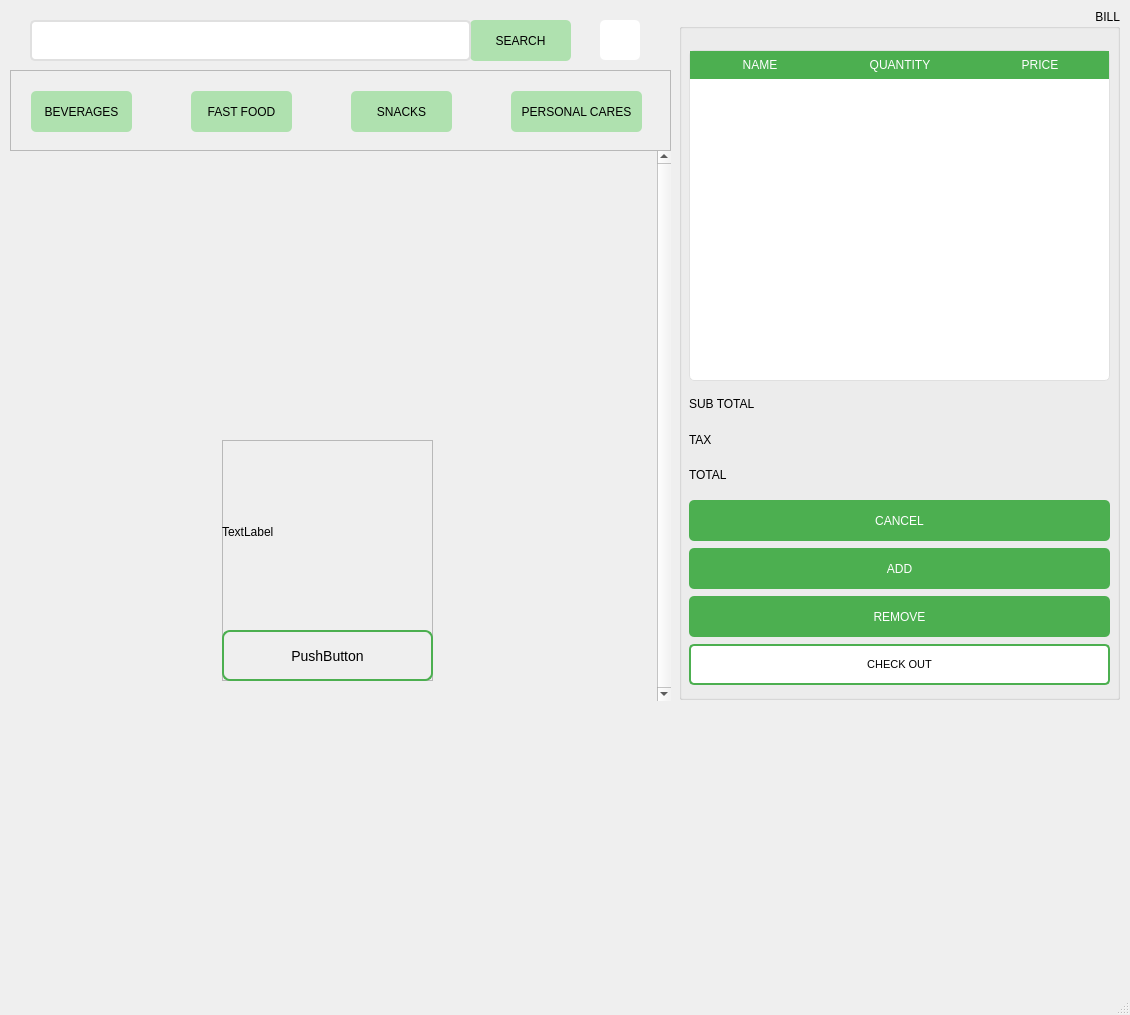
<?xml version="1.0" encoding="UTF-8"?>
<ui version="4.0">
 <class>MainWindow</class>
 <widget class="QMainWindow" name="MainWindow">
  <property name="geometry">
   <rect>
    <x>0</x>
    <y>0</y>
    <width>1130</width>
    <height>1015</height>
   </rect>
  </property>
  <property name="sizePolicy">
   <sizepolicy hsizetype="Fixed" vsizetype="Expanding">
    <horstretch>0</horstretch>
    <verstretch>0</verstretch>
   </sizepolicy>
  </property>
  <property name="windowTitle">
   <string>MainWindow</string>
  </property>
  <property name="autoFillBackground">
   <bool>false</bool>
  </property>
  <widget class="QWidget" name="centralwidget">
   <widget class="QPushButton" name="pushButton_SEARCH">
    <property name="enabled">
     <bool>true</bool>
    </property>
    <property name="geometry">
     <rect>
      <x>470</x>
      <y>20</y>
      <width>101</width>
      <height>41</height>
     </rect>
    </property>
    <property name="styleSheet">
     <string notr="true">QPushButton {
    background-color: #AFE1AF; /* Màu xanh lá */
    color: black; /* Màu chữ trắng */
    border-radius: 5px; /* Bo góc */
    padding: 10px;
}
QPushButton:hover {
    background-color: #45a049; /* Màu xanh lá đậm khi hover */
}</string>
    </property>
    <property name="text">
     <string>SEARCH</string>
    </property>
   </widget>
   <widget class="QLineEdit" name="search_bar">
    <property name="geometry">
     <rect>
      <x>30</x>
      <y>20</y>
      <width>441</width>
      <height>41</height>
     </rect>
    </property>
    <property name="styleSheet">
     <string notr="true">QLineEdit {
    border: 2px solid #E0E0E0;
    border-radius: 5px;
    padding: 5px 10px;
    font-size: 14px;
}

QLineEdit:focus {
    border: 2px solid #4CAF50;
}</string>
    </property>
   </widget>
   <widget class="QScrollArea" name="scrollArea">
    <property name="geometry">
     <rect>
      <x>10</x>
      <y>70</y>
      <width>661</width>
      <height>81</height>
     </rect>
    </property>
    <property name="styleSheet">
     <string notr="true">QScrollBar:vertical {
    border: none;
    background: #F5F7FA;
    width: 8px;
    margin: 0px 0px 0px 0px;
}

QScrollBar::handle:vertical {
    background: #4CAF50;
    border-radius: 4px;
}

QScrollBar::handle:vertical:hover {
    background: #388E3C;
}</string>
    </property>
    <property name="verticalScrollBarPolicy">
     <enum>Qt::ScrollBarAlwaysOff</enum>
    </property>
    <property name="sizeAdjustPolicy">
     <enum>QAbstractScrollArea::AdjustIgnored</enum>
    </property>
    <property name="widgetResizable">
     <bool>true</bool>
    </property>
    <widget class="QWidget" name="scrollContent1">
     <property name="geometry">
      <rect>
       <x>0</x>
       <y>0</y>
       <width>659</width>
       <height>79</height>
      </rect>
     </property>
     <widget class="QPushButton" name="pushButton_Beverages">
      <property name="geometry">
       <rect>
        <x>20</x>
        <y>20</y>
        <width>101</width>
        <height>41</height>
       </rect>
      </property>
      <property name="styleSheet">
       <string notr="true">QPushButton {
    background-color: #AFE1AF; /* Màu xanh lá */
    color: black; /* Màu chữ trắng */
    border-radius: 5px; /* Bo góc */
    padding: 10px;
}
QPushButton:hover {
    background-color: #45a049; /* Màu xanh lá đậm khi hover */
}</string>
      </property>
      <property name="text">
       <string>BEVERAGES</string>
      </property>
     </widget>
     <widget class="QPushButton" name="pushButton_FastFood">
      <property name="geometry">
       <rect>
        <x>180</x>
        <y>20</y>
        <width>101</width>
        <height>41</height>
       </rect>
      </property>
      <property name="styleSheet">
       <string notr="true">QPushButton {
    background-color: #AFE1AF; /* Màu xanh lá */
    color: black; /* Màu chữ trắng */
    border-radius: 5px; /* Bo góc */
    padding: 10px;
}
QPushButton:hover {
    background-color: #45a049; /* Màu xanh lá đậm khi hover */
}</string>
      </property>
      <property name="text">
       <string>FAST FOOD</string>
      </property>
     </widget>
     <widget class="QPushButton" name="pushButton_Snacks">
      <property name="geometry">
       <rect>
        <x>340</x>
        <y>20</y>
        <width>101</width>
        <height>41</height>
       </rect>
      </property>
      <property name="styleSheet">
       <string notr="true">QPushButton {
    background-color: #AFE1AF; /* Màu xanh lá */
    color: black; /* Màu chữ trắng */
    border-radius: 5px; /* Bo góc */
    padding: 10px;
}
QPushButton:hover {
    background-color: #45a049; /* Màu xanh lá đậm khi hover */
}</string>
      </property>
      <property name="text">
       <string>SNACKS</string>
      </property>
     </widget>
     <widget class="QPushButton" name="pushButton_PersonalCares">
      <property name="geometry">
       <rect>
        <x>500</x>
        <y>20</y>
        <width>131</width>
        <height>41</height>
       </rect>
      </property>
      <property name="styleSheet">
       <string notr="true">QPushButton {
    background-color: #AFE1AF; /* Màu xanh lá */
    color: black; /* Màu chữ trắng */
    border-radius: 5px; /* Bo góc */
    padding: 10px;
}
QPushButton:hover {
    background-color: #45a049; /* Màu xanh lá đậm khi hover */
}</string>
      </property>
      <property name="text">
       <string>PERSONAL CARES</string>
      </property>
     </widget>
    </widget>
   </widget>
   <widget class="QGroupBox" name="groupBox">
    <property name="geometry">
     <rect>
      <x>679</x>
      <y>9</y>
      <width>441</width>
      <height>691</height>
     </rect>
    </property>
    <property name="font">
     <font>
      <pointsize>9</pointsize>
     </font>
    </property>
    <property name="title">
     <string>BILL</string>
    </property>
    <property name="alignment">
     <set>Qt::AlignRight|Qt::AlignTop|Qt::AlignTrailing</set>
    </property>
    <property name="flat">
     <bool>true</bool>
    </property>
    <property name="checkable">
     <bool>false</bool>
    </property>
    <widget class="QTableWidget" name="cart_table">
     <property name="geometry">
      <rect>
       <x>10</x>
       <y>41</y>
       <width>421</width>
       <height>331</height>
      </rect>
     </property>
     <property name="styleSheet">
      <string notr="true">QTableWidget {
    background: white;
    border-radius: 5px;
    border: 1px solid #E0E0E0;
    gridline-color: #E0E0E0;
}

QTableWidget::item {
    padding: 8px;
}

QHeaderView::section {
    background: #4CAF50;
    color: white;
    padding: 5px;
    border: none;
}</string>
     </property>
     <property name="frameShape">
      <enum>QFrame::NoFrame</enum>
     </property>
     <property name="verticalScrollBarPolicy">
      <enum>Qt::ScrollBarAsNeeded</enum>
     </property>
     <property name="horizontalScrollBarPolicy">
      <enum>Qt::ScrollBarAlwaysOff</enum>
     </property>
     <property name="sizeAdjustPolicy">
      <enum>QAbstractScrollArea::AdjustToContents</enum>
     </property>
     <property name="autoScrollMargin">
      <number>26</number>
     </property>
     <property name="selectionMode">
      <enum>QAbstractItemView::MultiSelection</enum>
     </property>
     <property name="selectionBehavior">
      <enum>QAbstractItemView::SelectRows</enum>
     </property>
     <attribute name="horizontalHeaderCascadingSectionResizes">
      <bool>false</bool>
     </attribute>
     <attribute name="horizontalHeaderDefaultSectionSize">
      <number>140</number>
     </attribute>
     <attribute name="horizontalHeaderStretchLastSection">
      <bool>true</bool>
     </attribute>
     <attribute name="verticalHeaderDefaultSectionSize">
      <number>31</number>
     </attribute>
     <attribute name="verticalHeaderHighlightSections">
      <bool>false</bool>
     </attribute>
     <attribute name="verticalHeaderMinimumSectionSize">
      <number>31</number>
     </attribute>
     <column>
      <property name="text">
       <string>NAME</string>
      </property>
     </column>
     <column>
      <property name="text">
       <string>QUANTITY</string>
      </property>
     </column>
     <column>
      <property name="text">
       <string>PRICE</string>
      </property>
     </column>
    </widget>
    <widget class="QWidget" name="verticalLayoutWidget">
     <property name="geometry">
      <rect>
       <x>10</x>
       <y>490</y>
       <width>421</width>
       <height>191</height>
      </rect>
     </property>
     <layout class="QVBoxLayout" name="verticalLayout">
      <item>
       <widget class="QPushButton" name="pushButton_cancel">
        <property name="sizePolicy">
         <sizepolicy hsizetype="Preferred" vsizetype="Preferred">
          <horstretch>0</horstretch>
          <verstretch>0</verstretch>
         </sizepolicy>
        </property>
        <property name="maximumSize">
         <size>
          <width>439</width>
          <height>41</height>
         </size>
        </property>
        <property name="styleSheet">
         <string notr="true">QPushButton {
    background-color: #4CAF50; /* Màu xanh lá */
    color: white; /* Màu chữ trắng */
    border-radius: 5px; /* Bo góc */
    padding: 10px;
}
QPushButton:hover {
    background-color: #45a049; /* Màu xanh lá đậm khi hover */
}
QPushButton:pressed {
    background-color: #388E3C;
}
</string>
        </property>
        <property name="text">
         <string>CANCEL</string>
        </property>
       </widget>
      </item>
      <item>
       <widget class="QPushButton" name="pushButton_ADD">
        <property name="sizePolicy">
         <sizepolicy hsizetype="Preferred" vsizetype="Preferred">
          <horstretch>0</horstretch>
          <verstretch>0</verstretch>
         </sizepolicy>
        </property>
        <property name="maximumSize">
         <size>
          <width>439</width>
          <height>41</height>
         </size>
        </property>
        <property name="styleSheet">
         <string notr="true">QPushButton {
    background-color: #4CAF50; /* Màu xanh lá */
    color: white; /* Màu chữ trắng */
    border-radius: 5px; /* Bo góc */
    padding: 10px;
}
QPushButton:hover {
    background-color: #45a049; /* Màu xanh lá đậm khi hover */
}
QPushButton:pressed {
    background-color: #388E3C;
}
</string>
        </property>
        <property name="text">
         <string>ADD</string>
        </property>
       </widget>
      </item>
      <item>
       <widget class="QPushButton" name="pushButton_REMOVE">
        <property name="maximumSize">
         <size>
          <width>439</width>
          <height>41</height>
         </size>
        </property>
        <property name="styleSheet">
         <string notr="true">QPushButton {
    background-color: #4CAF50; /* Màu xanh lá */
    color: white; /* Màu chữ trắng */
    border-radius: 5px; /* Bo góc */
    padding: 10px;
}
QPushButton:hover {
    background-color: #45a049; /* Màu xanh lá đậm khi hover */
}
QPushButton:pressed {
    background-color: #388E3C;
}
</string>
        </property>
        <property name="text">
         <string>REMOVE</string>
        </property>
       </widget>
      </item>
      <item>
       <widget class="QPushButton" name="pushButton_CHECKOUT">
        <property name="maximumSize">
         <size>
          <width>439</width>
          <height>41</height>
         </size>
        </property>
        <property name="font">
         <font>
          <pointsize>8</pointsize>
         </font>
        </property>
        <property name="styleSheet">
         <string notr="true">QPushButton {
    background-color: white; /* Màu xanh lá */
	border: 2px solid #4CAF50;
    color: black
; /* Màu chữ trắng */
    border-radius: 5px; /* Bo góc */
    padding: 10px;
}
QPushButton:hover {
    background-color: #45a049; /* Màu xanh lá đậm khi hover */
}
QPushButton:pressed {
    background-color: #388E3C;
}

</string>
        </property>
        <property name="text">
         <string>CHECK OUT</string>
        </property>
       </widget>
      </item>
     </layout>
    </widget>
    <widget class="QWidget" name="verticalLayoutWidget_3">
     <property name="geometry">
      <rect>
       <x>10</x>
       <y>380</y>
       <width>211</width>
       <height>101</height>
      </rect>
     </property>
     <layout class="QVBoxLayout" name="verticalLayout_3">
      <item>
       <layout class="QVBoxLayout" name="verticalLayout_8">
        <item>
         <widget class="QLabel" name="label">
          <property name="text">
           <string>SUB TOTAL</string>
          </property>
         </widget>
        </item>
        <item>
         <widget class="QLabel" name="label_2">
          <property name="text">
           <string>TAX</string>
          </property>
         </widget>
        </item>
        <item>
         <widget class="QLabel" name="label_5">
          <property name="text">
           <string>TOTAL</string>
          </property>
         </widget>
        </item>
       </layout>
      </item>
     </layout>
    </widget>
    <widget class="QWidget" name="verticalLayoutWidget_4">
     <property name="geometry">
      <rect>
       <x>220</x>
       <y>380</y>
       <width>211</width>
       <height>101</height>
      </rect>
     </property>
     <layout class="QVBoxLayout" name="verticalLayout_7">
      <item>
       <layout class="QVBoxLayout" name="verticalLayout_9">
        <item>
         <widget class="QLabel" name="label_subtotal">
          <property name="text">
           <string/>
          </property>
         </widget>
        </item>
        <item>
         <widget class="QLabel" name="label_tax">
          <property name="text">
           <string/>
          </property>
         </widget>
        </item>
        <item>
         <widget class="QLabel" name="label_total">
          <property name="text">
           <string/>
          </property>
         </widget>
        </item>
       </layout>
      </item>
     </layout>
    </widget>
   </widget>
   <widget class="QScrollArea" name="scrollArea_products">
    <property name="geometry">
     <rect>
      <x>10</x>
      <y>150</y>
      <width>661</width>
      <height>551</height>
     </rect>
    </property>
    <property name="frameShape">
     <enum>QFrame::NoFrame</enum>
    </property>
    <property name="frameShadow">
     <enum>QFrame::Raised</enum>
    </property>
    <property name="lineWidth">
     <number>3</number>
    </property>
    <property name="verticalScrollBarPolicy">
     <enum>Qt::ScrollBarAlwaysOn</enum>
    </property>
    <property name="horizontalScrollBarPolicy">
     <enum>Qt::ScrollBarAlwaysOff</enum>
    </property>
    <property name="sizeAdjustPolicy">
     <enum>QAbstractScrollArea::AdjustToContents</enum>
    </property>
    <property name="widgetResizable">
     <bool>true</bool>
    </property>
    <widget class="QWidget" name="scrollContent2">
     <property name="enabled">
      <bool>true</bool>
     </property>
     <property name="geometry">
      <rect>
       <x>0</x>
       <y>0</y>
       <width>638</width>
       <height>551</height>
      </rect>
     </property>
     <property name="autoFillBackground">
      <bool>true</bool>
     </property>
     <widget class="QWidget" name="gridLayoutWidget">
      <property name="geometry">
       <rect>
        <x>20</x>
        <y>-30</y>
        <width>601</width>
        <height>881</height>
       </rect>
      </property>
      <layout class="QGridLayout" name="productContainer">
       <property name="sizeConstraint">
        <enum>QLayout::SetMinimumSize</enum>
       </property>
       <property name="leftMargin">
        <number>5</number>
       </property>
       <property name="topMargin">
        <number>0</number>
       </property>
       <property name="rightMargin">
        <number>10</number>
       </property>
       <property name="horizontalSpacing">
        <number>5</number>
       </property>
       <property name="verticalSpacing">
        <number>10</number>
       </property>
       <item row="0" column="0">
        <widget class="QFrame" name="productTemplate">
         <property name="enabled">
          <bool>true</bool>
         </property>
         <property name="sizePolicy">
          <sizepolicy hsizetype="Fixed" vsizetype="Fixed">
           <horstretch>0</horstretch>
           <verstretch>0</verstretch>
          </sizepolicy>
         </property>
         <property name="maximumSize">
          <size>
           <width>211</width>
           <height>241</height>
          </size>
         </property>
         <property name="frameShape">
          <enum>QFrame::StyledPanel</enum>
         </property>
         <property name="frameShadow">
          <enum>QFrame::Raised</enum>
         </property>
         <widget class="QWidget" name="verticalLayoutWidget_2">
          <property name="geometry">
           <rect>
            <x>0</x>
            <y>0</y>
            <width>211</width>
            <height>241</height>
           </rect>
          </property>
          <layout class="QVBoxLayout" name="verticalLayout_2">
           <item>
            <widget class="QLabel" name="label_image">
             <property name="maximumSize">
              <size>
               <width>211</width>
               <height>190</height>
              </size>
             </property>
             <property name="autoFillBackground">
              <bool>false</bool>
             </property>
             <property name="text">
              <string>TextLabel</string>
             </property>
             <property name="wordWrap">
              <bool>true</bool>
             </property>
            </widget>
           </item>
           <item>
            <widget class="QPushButton" name="pushButton_product">
             <property name="sizePolicy">
              <sizepolicy hsizetype="Minimum" vsizetype="Expanding">
               <horstretch>211</horstretch>
               <verstretch>51</verstretch>
              </sizepolicy>
             </property>
             <property name="maximumSize">
              <size>
               <width>211</width>
               <height>51</height>
              </size>
             </property>
             <property name="font">
              <font>
               <pointsize>-1</pointsize>
              </font>
             </property>
             <property name="styleSheet">
              <string notr="true">QPushButton {
    background-color: transparent; /* Loại bỏ màu nền */
    border: 2px solid #4CAF50; /* Viền màu xanh lá */
    color: black; /* Màu chữ */
    font-size: 14px;
    border-radius: 8px; /* Bo góc */
    padding: 8px 15px;
}

QPushButton:hover {
    border: 2px solid #388E3C; /* Viền đậm hơn khi hover */
    color: #388E3C; /* Màu chữ thay đổi khi hover */
}

QPushButton:pressed {
    border: 2px solid #1B5E20; /* Viền đậm hơn khi bấm */
    color: #1B5E20;
}</string>
             </property>
             <property name="text">
              <string>PushButton</string>
             </property>
            </widget>
           </item>
          </layout>
         </widget>
        </widget>
       </item>
      </layout>
     </widget>
    </widget>
   </widget>
   <widget class="QPushButton" name="pushButton_icon">
    <property name="geometry">
     <rect>
      <x>600</x>
      <y>20</y>
      <width>40</width>
      <height>40</height>
     </rect>
    </property>
    <property name="styleSheet">
     <string notr="true">QPushButton {
    background-color: #ffffff; /* Màu xanh lá */
    color: black; /* Màu chữ trắng */
    border-radius: 5px; /* Bo góc */
    padding: 10px;
}
QPushButton:hover {
    background-color: #45a049; /* Màu xanh lá đậm khi hover */
}</string>
    </property>
    <property name="text">
     <string/>
    </property>
    <property name="iconSize">
     <size>
      <width>30</width>
      <height>30</height>
     </size>
    </property>
   </widget>
   <zorder>scrollArea_products</zorder>
   <zorder>pushButton_SEARCH</zorder>
   <zorder>search_bar</zorder>
   <zorder>scrollArea</zorder>
   <zorder>groupBox</zorder>
   <zorder>pushButton_icon</zorder>
  </widget>
  <widget class="QMenuBar" name="menubar">
   <property name="geometry">
    <rect>
     <x>0</x>
     <y>0</y>
     <width>1130</width>
     <height>27</height>
    </rect>
   </property>
  </widget>
  <widget class="QStatusBar" name="statusbar"/>
 </widget>
 <resources/>
 <connections/>
</ui>
